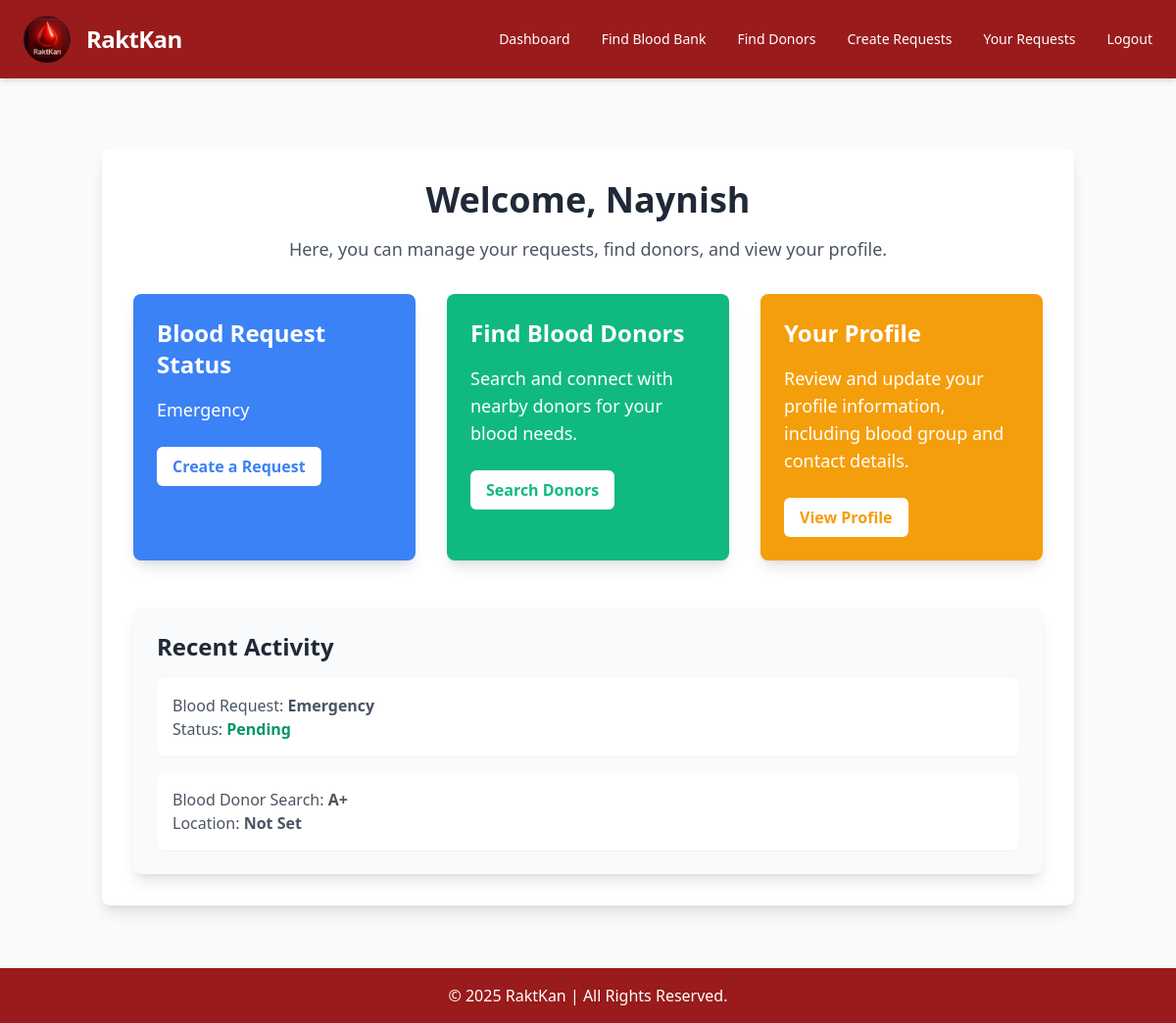
Page /recipient/dashboard/ (signed in) on the committed database.
### recipients/models.py (models this page shows, shortened)
class Recipient(models.Model):
    BLOOD_GROUP_CHOICES = [
        ('A+', 'A+'), ('A-', 'A-'),
        ('B+', 'B+'), ('B-', 'B-'),
        ('O+', 'O+'), ('O-', 'O-'),
        ('AB+', 'AB+'), ('AB-', 'AB-'),
    ]
    URGENCY_CHOICES = [
        ('Normal', 'Normal'),
        ('Urgent', 'Urgent'),
        ('Critical', 'Critical'),
    ]
    email = models.EmailField(unique=True)
    password = models.CharField(max_length=128)
    full_name = models.CharField(max_length=100,null=True)
    mobile_number = models.CharField(max_length=15, unique=True,null=True)
    reason_for_request = models.TextField(blank=True, null=True)
    blood_group_needed = models.CharField(max_length=3, choices=BLOOD_GROUP_CHOICES, null=True, blank=True)
    urgency = models.CharField(max_length=20, choices=URGENCY_CHOICES)
    blood_units_required = models.PositiveIntegerField(default=1, null=True, blank=True)
    hospital_name = models.CharField(max_length=255, blank=True, null=True)
    location = models.CharField(max_length=255, blank=True, null=True)
    latitude = models.FloatField(blank=True, null=True)
    longitude = models.FloatField(blank=True, null=True)
    request_date = models.DateTimeField(auto_now_add=True)

### recipients/decorators.py (the view)
    def wrapper(request, *args, **kwargs):
        if 'recipient_id' not in request.session:
            return redirect('recipient_login')
        return view_func(request, *args, **kwargs)

### recipients/views.py (called while the page is built)
@recipient_login_required
def recipient_dashboard(request):
    recipient = Recipient.objects.get(id=request.session.get('recipient_id'))
    return render(request, "recipients/recipient_dashboard.html", {"recipient": recipient})

### recipients/templates/recipients/recipient_dashboard.html (shortened to what this page needs)
{% extends 'recipients/base1.html' %}
{% load static %}
{% block content %}
<div class="container mx-auto p-8 bg-white shadow-lg rounded-lg mt-10">
    <div class="text-center">
        <h2 class="text-4xl font-semibold text-gray-800 mb-4">Welcome, {{ recipient.full_name }}</h2>
        <p class="text-lg text-gray-600">Here, you can manage your requests, find donors, and view your profile.</p>
    </div>
    <div class="mt-8 grid grid-cols-1 md:grid-cols-3 gap-8">
        <div class="bg-blue-500 text-white p-6 rounded-lg shadow-lg hover:shadow-xl transition duration-300">
            <h3 class="text-2xl font-semibold mb-4">Blood Request Status</h3>
            <p class="text-lg">{{ recipient.reason_for_request|default:"No active request" }}</p>
            <div class="mt-6">
                <a href="{% url 'create_blood_request' %}" class="inline-block bg-white text-blue-500 hover:bg-blue-100 font-semibold py-2 px-4 rounded-md transition duration-200">Create a Request</a>
            </div>
        </div>
        <div class="bg-green-500 text-white p-6 rounded-lg shadow-lg hover:shadow-xl transition duration-300">
            <h3 class="text-2xl font-semibold mb-4">Find Blood Donors</h3>
            <p class="text-lg">Search and connect with nearby donors for your blood needs.</p>
            <div class="mt-6">
                <a href="{% url 'find_donors' %}" class="inline-block bg-white text-green-500 hover:bg-green-100 font-semibold py-2 px-4 rounded-md transition duration-200">Search Donors</a>
            </div>
        </div>
        <div class="bg-yellow-500 text-white p-6 rounded-lg shadow-lg hover:shadow-xl transition duration-300">
            <h3 class="text-2xl font-semibold mb-4">Your Profile</h3>
            <p class="text-lg">Review and update your profile information, including blood group and contact details.</p>
            <div class="mt-6">
                <a href="{% url 'recipient_profile' %}" class="inline-block bg-white text-yellow-500 hover:bg-yellow-100 font-semibold py-2 px-4 rounded-md transition duration-200">View Profile</a>
            </div>
        </div>
    </div>
    <div class="mt-12 bg-gray-50 p-6 rounded-lg shadow-lg">
        <h3 class="text-2xl font-semibold text-gray-800 mb-4">Recent Activity</h3>
        <div class="space-y-4">
            <div class="bg-white p-4 rounded-lg shadow-sm hover:shadow-lg transition duration-200">
                <p class="text-gray-600">Blood Request: <span class="font-semibold">{{ recipient.reason_for_request|default:"None" }}</span></p>
                <p class="text-gray-600">Status: <span class="font-semibold text-green-600">{{ recipient.request_status|default:"Pending" }}</span></p>
            </div>
            <div class="bg-white p-4 rounded-lg shadow-sm hover:shadow-lg transition duration-200">
                <p class="text-gray-600">Blood Donor Search: <span class="font-semibold">{{ recipient.blood_group_needed|default:"Not Set" }}</span></p>
                <p class="text-gray-600">Location: <span class="font-semibold">{{ recipient.city|default:"Not Set" }}</span></p>
            </div>
        </div>
    </div>
</div>
{% endblock %}

### rows in the picture
Recipient: full_name "Naynish", reason_for_request "Emergency", blood_group_needed "A+"

### other values in the picture
{{ recipient.request_status|default:"Pending" }} "Pending"
{{ recipient.city|default:"Not Set" }} "Not Set"
